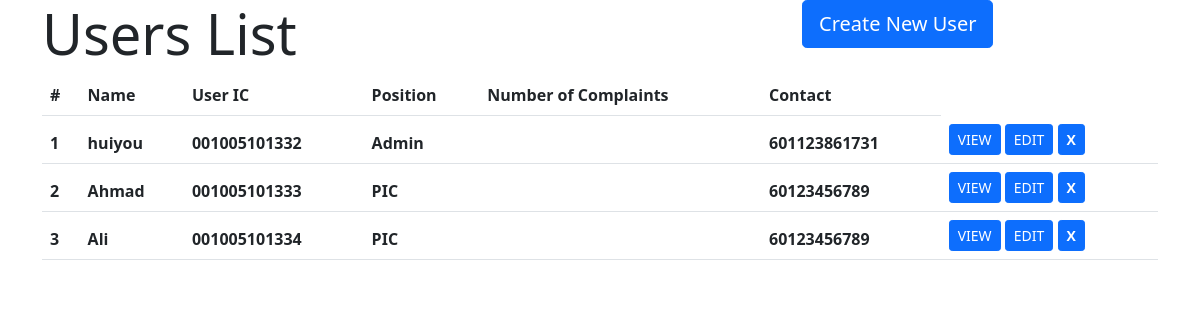
Before: /CRUDusers/readUser.php (signed in) with the older database file.
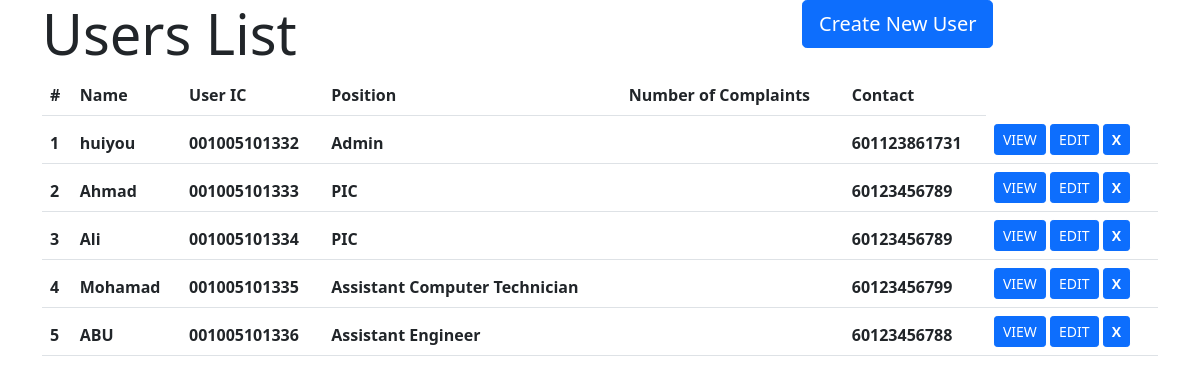
After: the same page with the newer database file.
### tables this page shows
CREATE TABLE `users` (
  `u_userIC` varchar(12) NOT NULL,
  `pwd` varchar(15) NOT NULL,
  `name` varchar(50) NOT NULL,
  `postBI` varchar(50) DEFAULT NULL,
  `postBM` varchar(50) DEFAULT NULL,
  `address` varchar(100) DEFAULT NULL,
  `email` varchar(30) NOT NULL,
  `contact` varchar(12) NOT NULL,
  `dateRegistered` datetime DEFAULT NULL,
  `no_aduan` int(5) DEFAULT NULL,
  `u_img_path` varchar(50) DEFAULT NULL,
  `userType` varchar(2) NOT NULL CHECK (`userType` in ('1','2','3','4'))
);

### CRUDusers/readUser.php (the view, shortened to what this page needs)
<?php
    require_once("UsersBack/dbconfigUser.php");
    $sql = "SELECT * FROM users ORDER BY u_userIC ASC;";
    $result  = mysqli_query($conn, $sql);
?>
<!DOCTYPE html>
<html lang="en">
<head>
    <link href="https://cdn.jsdelivr.net/npm/bootstrap@5.0.0-beta1/dist/css/bootstrap.min.css" rel="stylesheet">
</head>
<body>
    <div class="container">
        <div class="row align-items-start">
            <div class="col-8"><h1 class="display-4">Users List</h1></div>
            <div class="col-4"><a href="createUser.php" class="btn btn-primary btn-lg">Create New User</a></div>
        </div>
        <table class="table">
            <thead>
                <tr>
                    <th scope="col">#</th>
                    <th scope="col">Name</th>
                    <th scope="col">User IC</th>
                    <th scope="col">Position</th>
                    <th scope="col">Number of Complaints</th>
                    <th scope="col">Contact</th>
                </tr>
                <?php
                    $num=1;
                    while($row = mysqli_fetch_array($result))
                    {
                        echo"<tr>";
                        echo "<th scope='row'>".$num."</th>";
                        echo "<th>".$row["name"]."</th>";
                        echo "<th>".$row["u_userIC"]."</th>";
                        echo "<th>".$row["postBI"]."</th>";
                        echo "<th>".$row["no_aduan"]."</th>";
                        echo "<th>".$row["contact"]."</th>";
                        $num++;
                    ?>
                    <th>
                        <a href="detailUser.php?id=<?php echo $row["u_userIC"]; ?>" class="btn btn-primary btn-sm">VIEW</a>
                        <a href="updateUser.php?id=<?php echo $row["u_userIC"]; ?>" class="btn btn-primary btn-sm">EDIT</a>
                        <a href="deleteUser.php?id=<?php echo $row["u_userIC"]; ?>" class="btn btn-primary btn-sm" onclick="return confirm('Are you sure you want to delete this account')"><strong>X</strong></a>
                    </th>
                <?php
                        echo"</tr>";
                    }
                ?>
            </thead>
        </table>
    </div>
</body>
</html>

Changed rows visible on the page:
added users: name "Mohamad", u_userIC "001005101335", postBI "Assistant Computer Technician", contact "60123456799"
added users: name "ABU", u_userIC "001005101336", postBI "Assistant Engineer", contact "60123456788"
